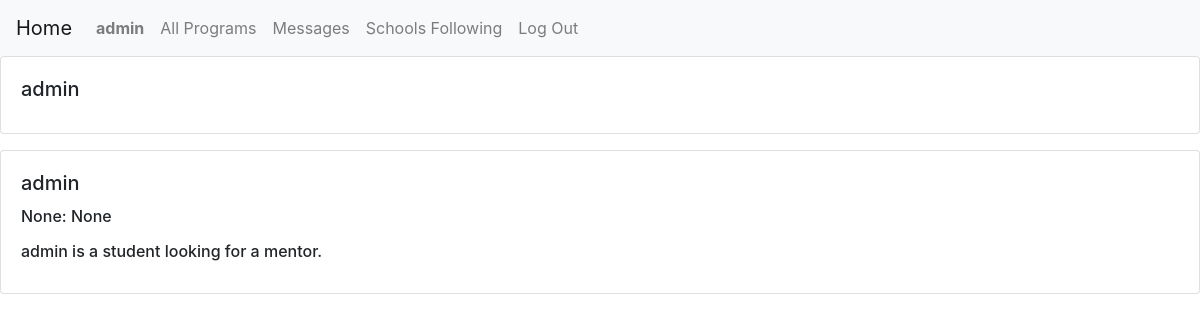
Before: /userprofile/2 (signed in) with the older database file.
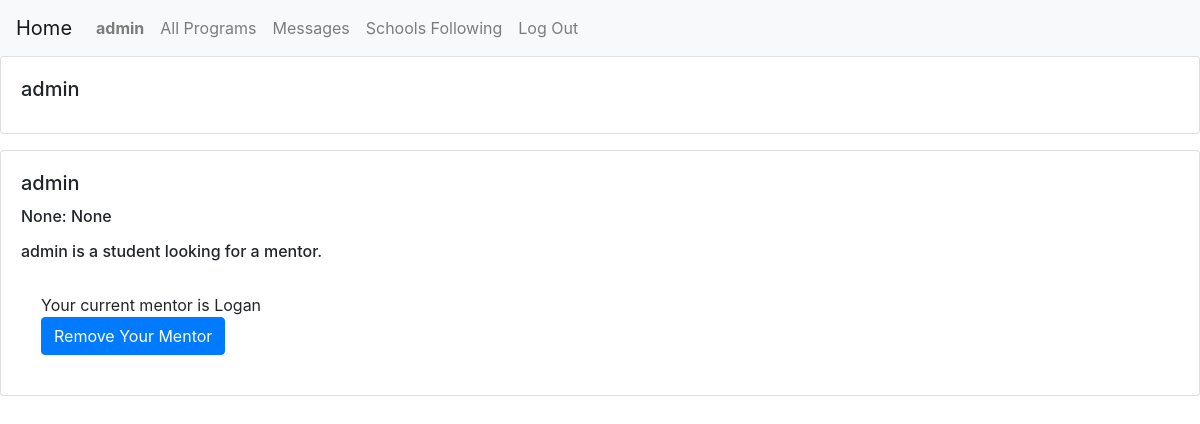
After: the same page with the newer database file.
### alternativeSuccess/models.py (models this page shows)
class User(AbstractUser):
    following = models.ManyToManyField("School", related_name="schools_followed", default=None)
    program = models.ForeignKey("Program", default=None, null=True, on_delete=models.CASCADE, related_name="studentsprogram")
    isMentor = models.BooleanField(blank=True, default=False)
    mentor = models.ForeignKey("User", blank=True, default=None, null=True, on_delete=models.CASCADE, related_name="studentsmentor")

### alternativeSuccess/views.py (the view)
# urls.py: path("userprofile/<int:studentID>", views.userprofile, name="userprofile"),
@login_required
def userprofile(request, studentID):
    student = User.objects.get(id=studentID)
    programschool = None
    try:
        programschool = student.program.school.name
    except:
        pass
    programname = None
    try:
        programname = student.program.name
    except:
        pass
    return render(request, "alternativeSuccess/userprofile.html", {
        "studentID": student.id,
        "programschool": programschool,
        "programname": programname,
        "studentname": student.username,
        "isMentor": student.isMentor,
        "studentemail": student.email,
    })

### alternativeSuccess/templates/alternativeSuccess/userprofile.html (shortened to what this page needs)
{% extends "alternativeSuccess/layout.html" %}
{% block body %}
    <div class="card mb-3">
        <div class="row no-gutters">
            <div class="card-body">
                <h5 class="card-title">
                    {{ studentname }}
                </h5>
            </div>
        </div>
    </div>
    <div id="studentInfo">
        {% if user.is_authenticated %}
            <div class="card mb-3">
                <div class="row no-gutters">
                    <div class="card-body">
                        <h5 class="card-title">
                            {{ studentname }}
                        </h5>
                        <h6 class="card-title">
                            <p>{{ programschool }}: {{ programname }}</p>
                            {% if isMentor %}
                                {{ studentname }} is a mentor. Contact them at {{ studentemail }}
                            {% else %}
                                {{ studentname }} is a student looking for a mentor.
                            {% endif %}
                        </h6>
                        {% if isMentor and user.username == studentname %}
                            <div class="card-body">
                                <form action="{% url 'addMentee' user.username %}" method="post">
                                    {% csrf_token %}
                                    Add Mentee
                                    <div class="form-group">
                                        <input autofocus class="form-control" type="text" name="menteeName" placeholder="">
                                    </div>
                                    <input class="btn btn-primary" type="submit" value="Mentor Student">
                                </form>
                            </div>
                        {% elif isMentor == False and user.username == studentname and user.mentor != None %}
                            <div class="card-body">
                                <form action="{% url 'removeMentor' user.username %}" method="post">
                                    Your current mentor is {{ user.mentor }}
                                    <input class="btn btn-primary" type="submit" value="Remove Your Mentor">
                                </form>
                            </div>
                        {% endif %}
                    </div>
                </div>
        {% endif %}
    </div>
{% endblock %}

### alternativeSuccess/templates/alternativeSuccess/layout.html (shortened to what this page needs)
{% load static %}
<!DOCTYPE html>
<html lang="en">
    <head>
        <link rel="stylesheet" href="https://stackpath.bootstrapcdn.com/bootstrap/4.4.1/css/bootstrap.min.css">
        <link rel="stylesheet" href="https://cdnjs.cloudflare.com/ajax/libs/font-awesome/4.7.0/css/font-awesome.min.css">
        <link href="{% static 'alternativeSuccess/styles.css' %}" rel="stylesheet">
    </head>
    <body>
        <nav class="navbar navbar-expand-lg navbar-light bg-light">
            <a class="navbar-brand" href="#">Home</a>
            <div>
              <ul class="navbar-nav mr-auto">
                {% if user.is_authenticated %}
                    <li class="nav-item">
                        <a class="nav-link" href="{% url 'userprofile' user.id %}"><strong>{{ user.username }}</strong></a>
                    </li>
                {% endif %}
                <li class="nav-item">
                  <a class="nav-link" href="{% url 'index' %}">All Programs</a>
                </li>
                {% if user.is_authenticated %}
                    <li class="nav-item">
                        <a class="nav-link" href="{% url 'chatindex' %}">Messages</a>
                    </li>
                    <li class="nav-item">
                        <a class="nav-link" href="{% url 'following' %}">Schools Following</a>
                    </li>
                    <li class="nav-item">
                        <a class="nav-link" href="{% url 'logout' %}">Log Out</a>
                    </li>
                {% endif %}
              </ul>
            </div>
          </nav>
        <div class="body">
            {% block body %}
            {% endblock %}
        </div>
    </body>
</html>

Changed rows visible on the page:
changed User "admin": mentor_id empty → 1 (drawn); mentor (not shown) → "Logan"
Other visible differences:
form field value: (not shown) → "Remove Your Mentor"
text now shown: "Your current mentor is"
